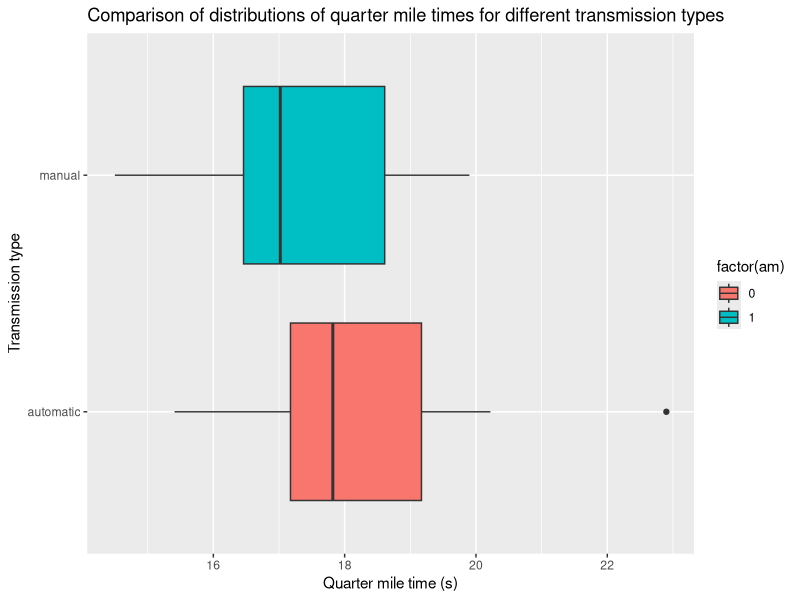
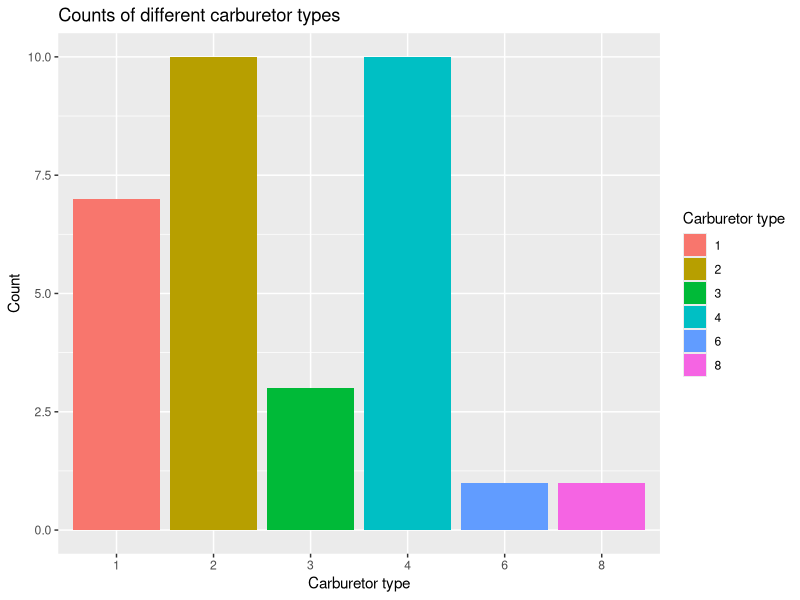
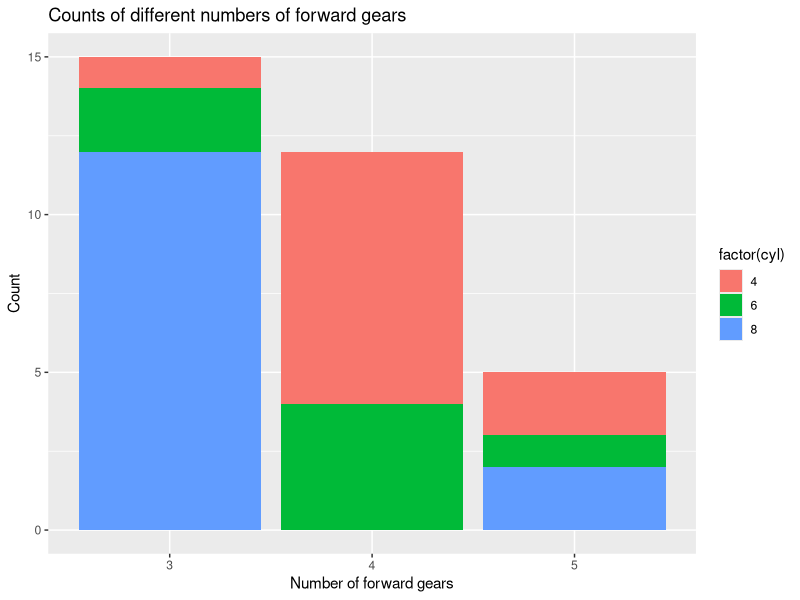
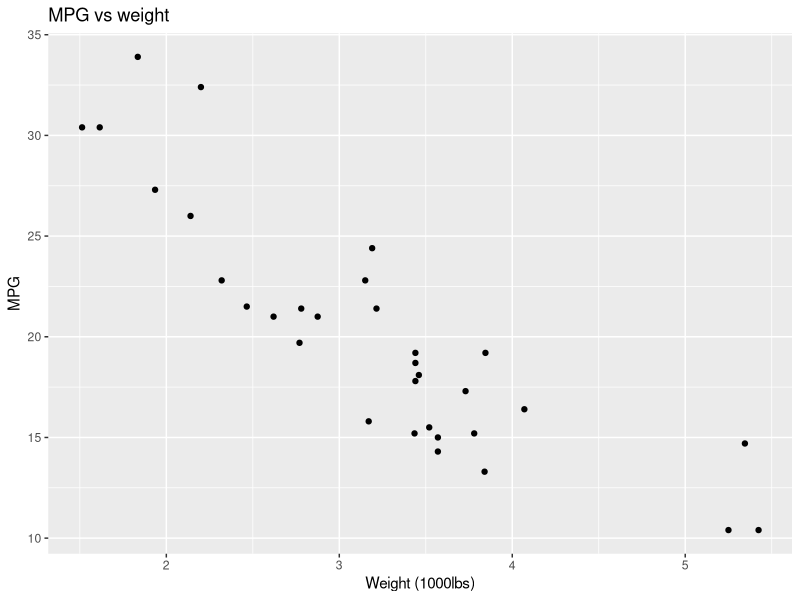
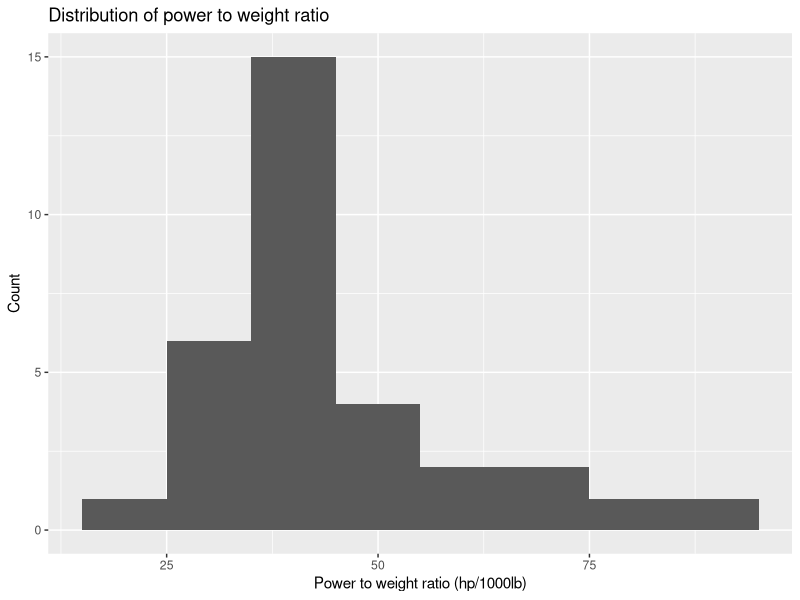
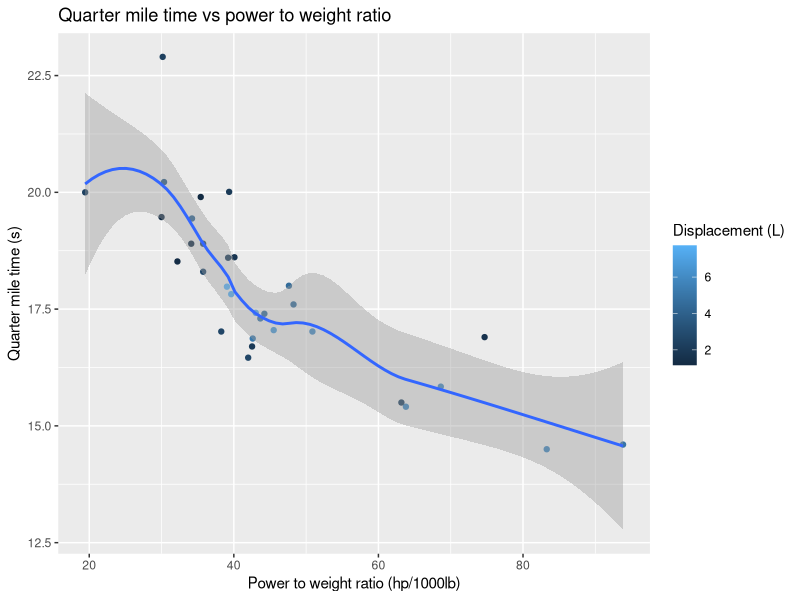

Write the R code that produced these figures, in order.
setwd("C:/Users/tntje/work/school/applied-stats/assignment14")

library(ggplot2)

data("mtcars")

bp1 <- ggplot(data = mtcars, aes(x = factor(am), y = qsec, fill = factor(am))) +
  geom_boxplot(aes(group = am)) +
  scale_x_discrete(labels = c("automatic", "manual")) +
  coord_flip() +
  labs(
    x = "Transmission type",
    y = "Quarter mile time (s)",
    title = "Comparison of distributions of quarter mile times for different transmission types"
  )
bp1

bc1 <- ggplot(data = mtcars, aes(x = factor(carb), fill = factor(carb))) +
  geom_bar() +
  scale_fill_discrete(name = "Carburetor type") +
  labs(
    x = "Carburetor type",
    y = "Count",
    title = "Counts of different carburetor types"
  )
bc1

bc2 <- ggplot(data = mtcars, aes(x = factor(gear), fill = factor(cyl))) +
  geom_bar(position = "stack") +
  labs(
    x = "Number of forward gears",
    y = "Count",
    title = "Counts of different numbers of forward gears"
  )
bc2

sp1 <- ggplot(data = mtcars, aes(x = wt, y = mpg)) +
  geom_point() +
  scale_fill_discrete(name = "Number of cylinders") +
  labs(
    x = "Weight (1000lbs)",
    y = "MPG",
    title = "MPG vs weight"
  )
sp1

# this histogram is useful to see the distribution of power to weight ratio
hg1 <- ggplot(data = mtcars, aes(x = hp / wt)) +
  geom_histogram(binwidth = 10) +
  labs(
    x = "Power to weight ratio (hp/1000lb)",
    y = "Count",
    title = "Distribution of power to weight ratio"
  )
hg1

sm1 <- ggplot(data = mtcars, aes(x = hp / wt, y = qsec, color = disp * 0.0163871)) +
  geom_point() +
  geom_smooth() +
  scale_color_continuous(name = "Displacement (L)") +
  labs(
    x = "Power to weight ratio (hp/1000lb)",
    y = "Quarter mile time (s)",
    title = "Quarter mile time vs power to weight ratio"
  )
sm1
